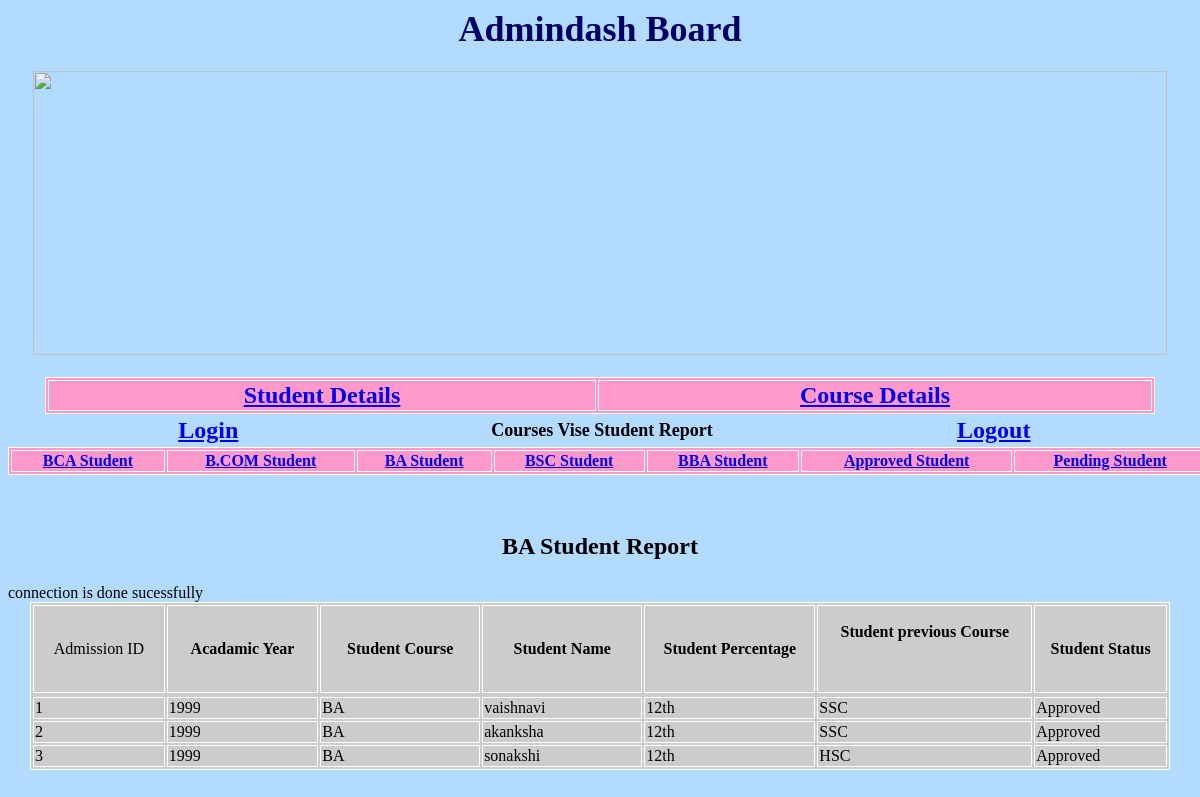
The app's page /bareport.php with its own data.
### tables this page shows
CREATE TABLE `addmission` (
  `admid` int(11) NOT NULL,
  `acadamic` text NOT NULL,
  `course` text NOT NULL,
  `name` text NOT NULL,
  `fname` text NOT NULL,
  `surname` text NOT NULL,
  `mno` text NOT NULL,
  `cast` text NOT NULL,
  `religion` text NOT NULL,
  `category` text NOT NULL,
  `nationality` text NOT NULL,
  `collagea` text NOT NULL,
  `mothert` text NOT NULL,
  `placebirth` text NOT NULL,
  `datebirth` text NOT NULL,
  `bankpassbook` text NOT NULL,
  `bankname` text NOT NULL,
  `branch` text NOT NULL,
  `accountno` text NOT NULL,
  `ifscode` text NOT NULL,
  `fathern` text NOT NULL,
  `mothern` text NOT NULL,
  `annualincome` text NOT NULL,
  `foccupation` text NOT NULL,
  `moccupation` text NOT NULL,
  `fno` text NOT NULL,
  `mno1` text NOT NULL,
  `localgurdain` text NOT NULL,
  `gurdainadd` text NOT NULL,
  `gurdainrelationship` text NOT NULL,
  `gurdaino` text NOT NULL,
  `peraddress` text NOT NULL,
  `percountry` text NOT NULL,
  `perstate` text NOT NULL,
  `percity` text NOT NULL,
  `perarea` text NOT NULL,
  `perpincode` text NOT NULL,
  `address` text NOT NULL,
  `examname` text NOT NULL,
  `university` text NOT NULL,
  `institutename1` text NOT NULL,
  `month` text NOT NULL,
  `year` text NOT NULL,
  `precentage` text NOT NULL,
  `seatno` text NOT NULL,
  `marksystem` text NOT NULL,
  `prevcourse` text NOT NULL,
  `precoursename` text NOT NULL,
  `institutename` text NOT NULL,
  `university1` text NOT NULL,
  `passingmonth` text NOT NULL,
  `passingyear` text NOT NULL,
  `seatno1` text NOT NULL,
  `residance` text NOT NULL,
  `attempt` text NOT NULL,
  `marksystem1` text NOT NULL,
  `udias` text NOT NULL,
  `eligibility` text NOT NULL,
  `prnno` text NOT NULL,
  `status` text NOT NULL
);

### bareport.php (the view, shortened to what this page needs)
<!DOCTYPE html PUBLIC "-//W3C//DTD XHTML 1.0 Transitional//EN" "http://www.w3.org/TR/xhtml1/DTD/xhtml1-transitional.dtd">
<html xmlns="http://www.w3.org/1999/xhtml">
<head>
</head>
<body>
<div align="center"><span class="style1">Admindash Board</span></div>
<h1 align="center"><img src="../image/ad2.jpg" width="1134" height="284" /></h1>
<table width="1110" border="1" align="center" bordercolor="#FFFFFF" bgcolor="#FF99CC">
  <tr>
    <td width="544"><div align="center"><span class="style6"><a href="admindash.php">Student Details </a></span></div></td>
    <td width="550"><div align="center" class="style6"><a href="coursedetails.php">Course Details </a></div></td>
  </tr>
</table>
<table width="1142" align="center">
  <tr>
    <td width="350"><div align="center" class="style7"><a href="../user/logad.php">Login</a></div></td>
    <td width="424"><div align="center"><span class="style9">Courses Vise Student Report</span></div></td>
    <td width="346"> <div align="center" class="style7"><a href="../user/index.php">Logout </a></div></td>
  </tr>
</table>
<table width="1201" border="1" align="center" bordercolor="#FFFFFF" bgcolor="#FF99CC">
  <tr>
    <td bordercolor="#660000" bgcolor="#FF99CC"> <div align="center" class="style4"><a href="bcareport.php">BCA Student </a></div></td>
    <td bordercolor="#660000" bgcolor="#FF99CC"><div align="center" class="style4"><a href="bcomreport.php">B.COM Student</a> </div></td>
    <td bordercolor="#660000" bgcolor="#FF99CC"><div align="center" class="style4"><a href="bareport.php">BA Student </a></div></td>
    <td bordercolor="#660000" bgcolor="#FF99CC"><div align="center" class="style4"><a href="bscreport.php">BSC Student </a></div></td>
    <td bordercolor="#660000" bgcolor="#FF99CC"><div align="center" class="style4"><a href="bbareport.php">BBA Student </a></div></td>
    <td bordercolor="#660000" bgcolor="#FF99CC"><div align="center" class="style4"><a href="Approvedreport.php">Approved Student </a></div></td>
    <td bordercolor="#660000" bgcolor="#FF99CC"><div align="center" class="style4"><a href="pendingreport.php">Pending Student </a></div></td>
  </tr>
</table>
<p align="center">&nbsp;</p>
</body>
</html>
<h2><b><p align="center" class="style2">BA Student Report </p></b></h2>
<?php
include("../database/dbcon.php");
$sql = "SELECT acadamic,course,name,precentage,prevcourse,status FROM addmission where course='BA'";
$query= $con->query($sql);
?>
<table width="1140" border="1" align="center" bordercolor="#FFFFFF" bgcolor="#CCCCCC">
  <tr>
    <td width="129" height="36"><div align="center" class="style46">Admission ID  </div></td>
    <td width="149"><div align="center" class="style47"><span class="Estilo15 style15"><strong><span class="style15 style37"> Acadamic Year </span></strong></span></div></td>
	  <td width="158"><div align="center" class="style47"><span class="Estilo15 style15"><strong><span class="style15 style37">Student Course</span></strong></span></div></td>
    <td width="158"><div align="center" class="style47"><span class="Estilo15 style15"><strong><span class="style15 style37"> Student Name </span></strong></span></div></td>
    <td width="169"><div align="center" class="style47"><span class="Estilo15 style15"><strong><span class="style15 style37">Student Percentage </span></strong></span></div></td>
    <td width="214"><p align="center" class="style47"><strong>Student previous Course </strong></p>
    <p align="center" class="style47">&nbsp;</p></td>
    <td width="130"><div align="center" class="style47"><strong> Student Status </strong></div></td>
  </tr>
  <tr>
    <?php
		$i=0;
		while ($res = $query->fetch_assoc()) {
		    echo "<tr>";
			echo" <td >".++$i."</td>";
			echo "<td>".$res['acadamic']."</td>";
			echo "<td>".$res['course']."</td>";
			echo "<td>".$res['name']."</td>";
			echo "<td>".$res['precentage']."</td>";
			echo "<td>".$res['prevcourse']."</td>";
			echo "<td>".$res['status']."</td>";
			echo "</tr>";
		}
		?>
  </tr>
</table>
<p align="center">&nbsp;</p>
</body>
</html>

### dbcon.php (shortened to what this page needs)
<?php
$con=mysqli_connect('localhost','root','','collagedb');
if ($con==true)
{
echo "connection is done sucessfully";
}
?>

### bareport.php (style rules this page uses)
.style4 { color: #FFFFFF; font-weight: bold; }
body { background-color: #b3daff; }
.style6 { font-size: 24px; font-weight: bold; color: #FFFFFF; }
.style7 { font-size: 24px; font-weight: bold; }
.style9 { font-size: 18px; font-weight: bold; }

### records on screen
addmission: acadamic "1999", course "BA", name "vaishnavi", precentage "12th", prevcourse "SSC", status "Approved"
addmission: acadamic "1999", course "BA", name "akanksha", precentage "12th", prevcourse "SSC", status "Approved"
addmission: acadamic "1999", course "BA", name "sonakshi", precentage "12th", prevcourse "HSC", status "Approved"
